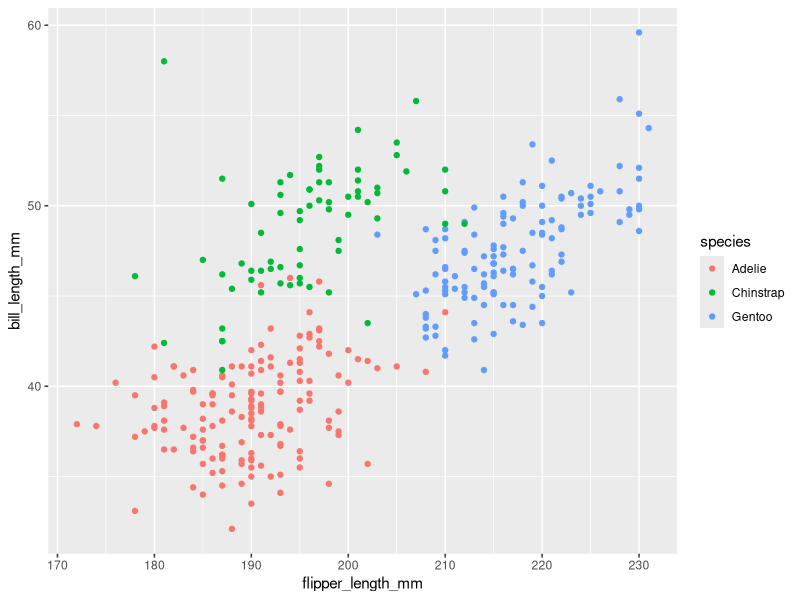
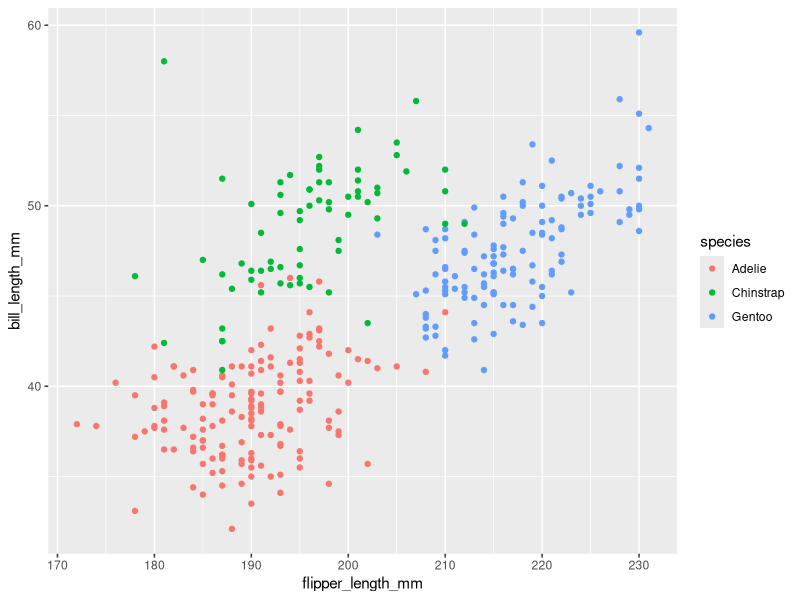

The R script that drew these images, in order:
## ---- chunk 1
data("penguins", package = "palmerpenguins")
summary(penguins)
## ---- chunk 2
x=data.frame(penguins)
y=data.frame(penguins)
nrow(x)
ncol(y)
## ---- chunk 3
library(tidyverse)
ggplot(penguins, aes(x=flipper_length_mm, y=bill_length_mm))+geom_point(aes(color=species))
ggsave("scatter_plot.pdf")
